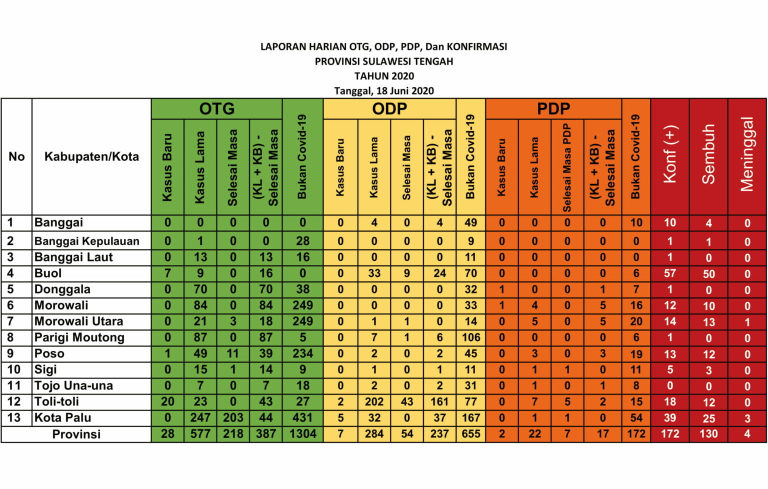
#> input picture Codes/CV_Tesseract/Text-Extraction/scripts_test_runs/source7.png, 1536 x 978 px (shown at 1/2 size)
$ python main.py
#> lines starting #> are read from the running program, lines starting #| are printed output that depends on the picture; after the words box and inside, x2 and y2 are one past the last pixel; in counts of white or black regions, pixels touching at a corner belong together
### Codes/CV_Tesseract/Text-Extraction/scripts_test_runs/ROI_selection.py

import sys
import math
import cv2 as cv
import numpy as np

def is_vertical(line):
    return line[0]==line[2]

def is_horizontal(line):
    return line[1]==line[3]

def overlapping_filter(lines, sorting_index):
    filtered_lines = []

    lines = sorted(lines, key=lambda lines: lines[sorting_index])

    for i in range(len(lines)):
            l_curr = lines[i]
            if(i>0):
                l_prev = lines[i-1]
                if ( (l_curr[sorting_index] - l_prev[sorting_index]) > 5):
                    filtered_lines.append(l_curr)
            else:
                filtered_lines.append(l_curr)

    return filtered_lines

def detect_lines(image, title='default', rho = 1, theta = np.pi/180, threshold = 50, minLinLength = 290, maxLineGap = 6, display = False, write = False):
    # Check if image is loaded fine
    gray = cv.cvtColor(image, cv.COLOR_BGR2GRAY)

    if gray is None:
        print ('Error opening image!')
        return -1

    dst = cv.Canny(gray, 50, 150, None, 3)

    # Copy edges to the images that will display the results in BGR
    cImage = np.copy(image)

    #linesP = cv.HoughLinesP(dst, 1 , np.pi / 180, 50, None, 290, 6)
    linesP = cv.HoughLinesP(dst, rho , theta, threshold, None, minLinLength, maxLineGap)

    horizontal_lines = []
    vertical_lines = []

    if linesP is not None:
        #for i in range(40, nb_lines):
        for i in range(0, len(linesP)):
            l = linesP[i][0]

            if (is_vertical(l)):
                vertical_lines.append(l)

            elif (is_horizontal(l)):
                horizontal_lines.append(l)

        horizontal_lines = overlapping_filter(horizontal_lines, 1)
        vertical_lines = overlapping_filter(vertical_lines, 0)

    if (display):
        for i, line in enumerate(horizontal_lines):
            cv.line(cImage, (line[0], line[1]), (line[2], line[3]), (0,255,0), 3, cv.LINE_AA)

            cv.putText(cImage, str(i) + "h", (line[0] + 5, line[1]), cv.FONT_HERSHEY_SIMPLEX,
                       0.5, (0, 0, 0), 1, cv.LINE_AA)

        for i, line in enumerate(vertical_lines):
            cv.line(cImage, (line[0], line[1]), (line[2], line[3]), (0,0,255), 3, cv.LINE_AA)
            cv.putText(cImage, str(i) + "v", (line[0], line[1] + 5), cv.FONT_HERSHEY_SIMPLEX,
                       0.5, (0, 0, 0), 1, cv.LINE_AA)

        cv.imshow("Source", cImage)
        #cv.imshow("Canny", cdstP)
        cv.waitKey(0)
        cv.destroyAllWindows()

    if (write):
        cv.imwrite(f'{title}.png', cImage)

    return (horizontal_lines, vertical_lines)

# def get_cropped_image(image, x, y, w, h):
#     cropped_image = image[ y:y+h , x:x+w ]
#     return cropped_image

def get_ROI(image, horizontal, vertical, left_line_index, right_line_index, top_line_index, bottom_line_index, offset=4):
    x1 = vertical[left_line_index][2] + offset
    y1 = horizontal[top_line_index][3] + offset
    x2 = vertical[right_line_index][2] - offset
    y2 = horizontal[bottom_line_index][3] - offset

    w = x2 - x1
    h = y2 - y1

    cropped_image = image[ y1:y1+h , x1:x1+w ] # get_cropped_image(image, x1, y1, w, h)
    # cv.imshow('crop', cropped_image)
    # cv.waitKey(0)
    return cropped_image, (x1, y1, w, h)

# [14 lines of commented-out code are left out]

### Codes/CV_Tesseract/Text-Extraction/scripts_test_runs/preprocessing.py
import pytesseract
pytesseract.pytesseract.tesseract_cmd = r"C:/Program Files/Tesseract-OCR/tesseract.exe"

import cv2 as cv
from ROI_selection import detect_lines, get_ROI
import numpy as np

def get_grayscale(image):
    return cv.cvtColor(image, cv.COLOR_BGR2GRAY)

def get_binary(image):
    (thresh, blackAndWhiteImage) = cv.threshold(image, 100, 255, cv.THRESH_BINARY)
    return blackAndWhiteImage

def invert_area(image, x, y, w, h, display=False):
    ones = np.copy(image)
    ones = 1

    image[ y:y+h , x:x+w ] = ones*255 - image[ y:y+h , x:x+w ]

    if (display):
        cv.imshow("inverted", image)
        cv.waitKey(0)
        cv.destroyAllWindows()
    return image

def detect(cropped_frame, is_number = False):
    if (is_number):
        text = pytesseract.image_to_string(cropped_frame,
                                           config ='-c tessedit_char_whitelist=0123456789 --psm 10 --oem 2')
    else:
        text = pytesseract.image_to_string(cropped_frame, config='--psm 10')

    return text

# [12 lines left out: functions draw_text, erode, not called in this run]

### Codes/CV_Tesseract/Text-Extraction/scripts_test_runs/main.py
from preprocessing import get_grayscale, get_binary, invert_area, draw_text, detect
from ROI_selection import detect_lines, get_ROI
import cv2 as cv

def main(display = False, print_text = False, write = False):
#> called with display = False, print_text = False, write = False
    filename = 'source7.png'

    src = cv.imread(filename)
#> src is the input picture: shape (978, 1536, 3); mean B, G, R 135, 171.9, 200.8
    # src = cv.imread(cv.samples.findFile(filename))

    horizontal, vertical = detect_lines(src, minLinLength=350, display=True, write = True)
#> in detect_lines, `gray = cv.cvtColor(image, cv.COLOR_BGR2GRAY)`:
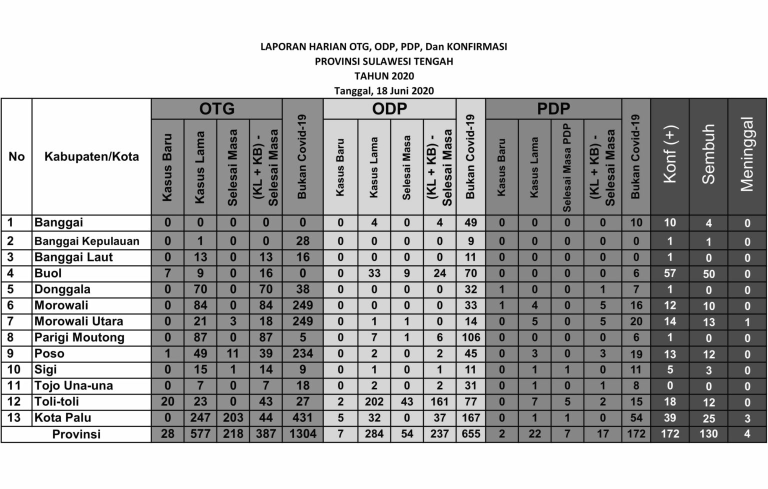
#> gray: shape (978, 1536) (shown at 1/2 size); min 0, max 255, mean 176.4
#> in detect_lines, `dst = cv.Canny(gray, 50, 150, None, 3)`:
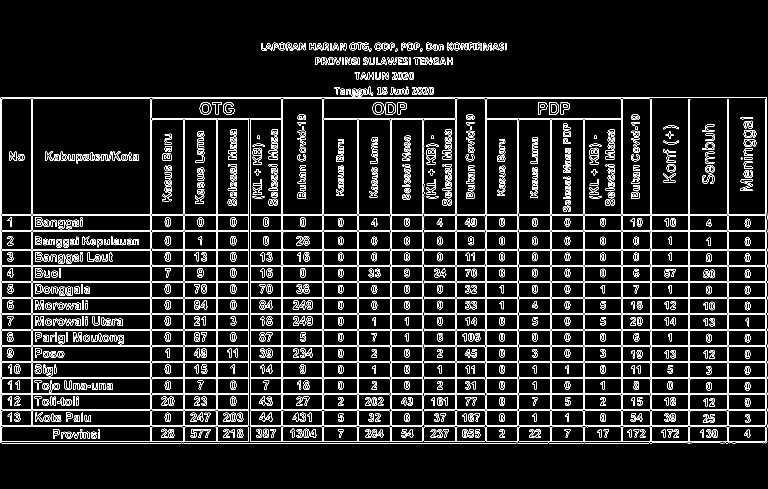
#> dst: shape (978, 1536) (shown at 1/2 size); 8.8% white in thin lines or dots, all inside (x1, y1, x2, y2) = (1, 85, 1535, 887)
#> in detect_lines, `linesP = cv.HoughLinesP(dst, rho , theta, threshold, None, minLinLengt..`: linesP = 73 rows, first 6: [1, 819, 1534, 819], [1, 629, 1534, 629], [1, 661, 1534, 661], [1, 498, 1534, 498], [1, 789, 1534, 789], [1, 597, 1534, 597]
#> the loop in detect_lines, `for i in range(0, len(linesP)):` made 73 passes
#> l on passes 1 to 12: [1, 819, 1534, 819], [1, 629, 1534, 629], [1, 661, 1534, 661], [1, 498, 1534, 498], [1, 789, 1534, 789], [1, 597, 1534, 597], [1, 195, 1533, 195], [1, 821, 1534, 821], [1, 725, 1534, 725], [1, 883, 1534, 883], [1, 500, 1534, 500], [1, 757, 1534, 757]
#> after the loop in detect_lines, `for i in range(0, len(linesP)):`: horizontal_lines = 32 items, first 6: [1, 819, 1534, 819], [1, 629, 1534, 629], [1, 661, 1534, 661], [1, 498, 1534, 498], [1, 789, 1534, 789], [1, 597, 1534, 597]; vertical_lines = 41 items, first 6: [911, 881, 911, 199], [1456, 784, 1456, 198], [645, 882, 645, 199], [1300, 882, 1300, 199], [1168, 885, 1168, 241], [782, 882, 782, 240]
#> in overlapping_filter, `lines = sorted(lines, key=lambda lines: lines[sorting_index])`: lines = 32 items, first 6: [1, 195, 1533, 195], [1, 197, 1298, 197], [1, 431, 1534, 431], [1, 461, 1533, 461], [1, 463, 1534, 463], [1, 498, 1534, 498]
#> the loop in overlapping_filter, `for i in range(len(lines)):` made 32 passes
#> (l_curr, l_prev) on passes 2 to 13: ([1, 197, 1298, 197], [1, 195, 1533, 195]), ([1, 431, 1534, 431], [1, 197, 1298, 197]), ([1, 461, 1533, 461], [1, 431, 1534, 431]), ([1, 463, 1534, 463], [1, 461, 1533, 461]), ([1, 498, 1534, 498], [1, 463, 1534, 463]), ([1, 500, 1534, 500], [1, 498, 1534, 498]), ([1, 530, 1534, 530], [1, 500, 1534, 500]), ([1, 532, 1534, 532], [1, 530, 1534, 530]), ([1, 562, 1534, 562], [1, 532, 1534, 532]), ([1171, 564, 1534, 564], [1, 562, 1534, 562]), ([5, 564, 364, 564], [1171, 564, 1534, 564]), ([1, 594, 1534, 594], [5, 564, 364, 564])
#> after the loop in overlapping_filter, `for i in range(len(lines)):`: filtered_lines = 16 items, first 6: [1, 195, 1533, 195], [1, 431, 1534, 431], [1, 461, 1533, 461], [1, 498, 1534, 498], [1, 530, 1534, 530], [1, 562, 1534, 562]
#> in detect_lines, `horizontal_lines = overlapping_filter(horizontal_lines, 1)`: horizontal_lines has the same summary as filtered_lines in overlapping_filter
#> the loop in overlapping_filter (call 2), `for i in range(len(lines)):` made 41 passes
#> (l_curr, l_prev) on passes 2 to 13: ([3, 882, 3, 198], [1, 885, 1, 196]), ([62, 850, 62, 198], [3, 882, 3, 198]), ([65, 850, 65, 198], [62, 850, 62, 198]), ([301, 882, 301, 198], [65, 850, 65, 198]), ([303, 882, 303, 199], [301, 882, 301, 198]), ([366, 882, 366, 240], [303, 882, 303, 199]), ([369, 882, 369, 240], [366, 882, 366, 240]), ([432, 882, 432, 240], [369, 882, 369, 240]), ([434, 882, 434, 240], [432, 882, 432, 240]), ([497, 882, 497, 240], [434, 882, 434, 240]), ([500, 882, 500, 240], [497, 882, 497, 240]), ([563, 882, 563, 198], [500, 882, 500, 240])
#> l_curr on pass 1: [1, 885, 1, 196]
#> in detect_lines, `vertical_lines = overlapping_filter(vertical_lines, 0)`: vertical_lines = 21 items, first 6: [1, 885, 1, 196], [62, 850, 62, 198], [301, 882, 301, 198], [366, 882, 366, 240], [432, 882, 432, 240], [497, 882, 497, 240]
#> the loop in detect_lines, `for i, line in enumerate(horizontal_lines):` made 16 passes
#> line on passes 1 to 12: [1, 195, 1533, 195], [1, 431, 1534, 431], [1, 461, 1533, 461], [1, 498, 1534, 498], [1, 530, 1534, 530], [1, 562, 1534, 562], [1, 594, 1534, 594], [1, 626, 1534, 626], [1, 658, 1534, 658], [1, 691, 1534, 691], [1, 723, 1534, 723], [1, 755, 1534, 755]
#> after the loop in detect_lines, `for i, line in enumerate(horizontal_lines):`:
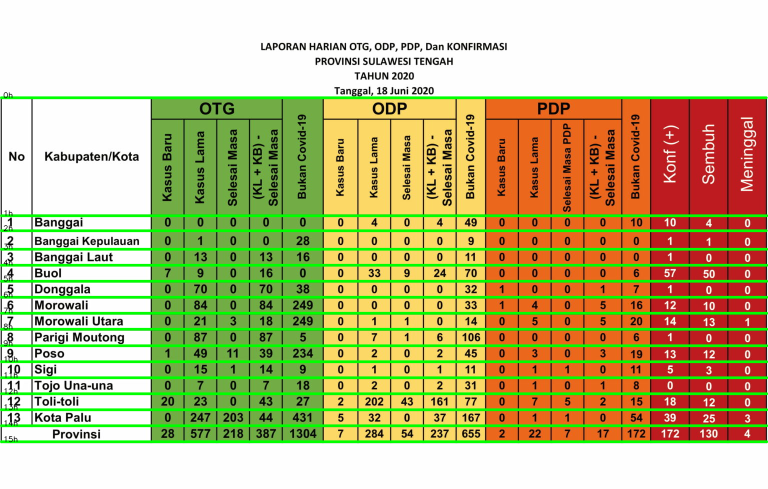
#> cImage: shape (978, 1536, 3) (shown at 1/2 size); 11.56% of pixels changed, all inside (x1, y1, x2, y2) = (0, 183, 1536, 887)
#> the loop in detect_lines, `for i, line in enumerate(vertical_lines):` made 21 passes
#> line on passes 1 to 12: [1, 885, 1, 196], [62, 850, 62, 198], [301, 882, 301, 198], [366, 882, 366, 240], [432, 882, 432, 240], [497, 882, 497, 240], [563, 882, 563, 198], [645, 882, 645, 199], [714, 882, 714, 240], [780, 882, 780, 241], [845, 882, 845, 240], [911, 881, 911, 199]
#> after the loop in detect_lines, `for i, line in enumerate(vertical_lines):`:
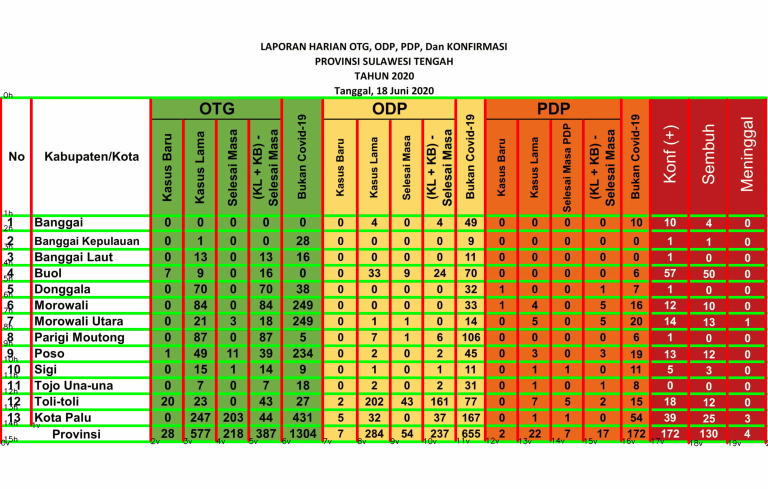
#> cImage: shape (978, 1536, 3) (shown at 1/2 size); 6.63% of pixels changed, all inside (x1, y1, x2, y2) = (0, 194, 1536, 893)
#> horizontal has the same summary as filtered_lines in overlapping_filter; vertical has the same summary as vertical_lines in detect_lines
    print(horizontal, '\n', len(horizontal))
#> (printed output is left out)
    print(vertical, '\n' ,len(vertical))
#> (printed output is left out)

    ## invert area
    left_line_index = 17
    right_line_index = 20
    top_line_index = 0
    bottom_line_index = -1

    cropped_image, (x, y, w, h) = get_ROI(src, horizontal, vertical, left_line_index,
                         right_line_index, top_line_index, bottom_line_index)
#> in get_ROI, `x1 = vertical[left_line_index][2] + offset`: x1 = 1304
#> in get_ROI, `y1 = horizontal[top_line_index][3] + offset`: y1 = 199
#> in get_ROI, `x2 = vertical[right_line_index][2] - offset`: x2 = 1527
#> in get_ROI, `y2 = horizontal[bottom_line_index][3] - offset`: y2 = 879
#> in get_ROI, `w = x2 - x1`: w = 223
#> in get_ROI, `h = y2 - y1`: h = 680
#> in get_ROI, `cropped_image = image[ y1:y1+h , x1:x1+w ]`:
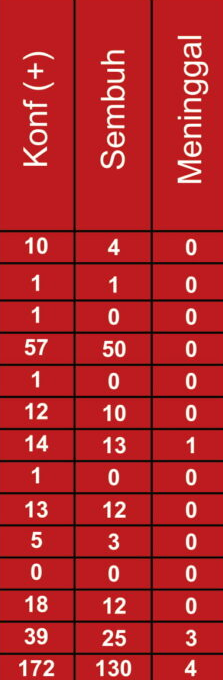
#> cropped_image: shape (680, 223, 3); mean B, G, R 41.6, 38.3, 180.3
#> x = 1304; y = 199; w = 223; h = 680

    cv.imshow('cropped image', cropped_image)
    print(x,y,w,h)
#| 1304 199 223 680
    # cv.imwrite('cropped.png', cropped_image)
    gray = get_grayscale(src)
    bw = get_binary(gray)
#> in get_binary, `(thresh, blackAndWhiteImage) = cv.threshold(image, 100, 255, cv.THRESH..`: blackAndWhiteImage: shape (978, 1536); 79.9% white; 793 black regions (36 under 20 px), largest, box (x1, y1, x2, y2) and area: (1, 196, 1534, 886) 226488, (1098, 205, 1118, 229) 311, (446, 205, 468, 230) 309
    cv.imshow("bw", bw)
    cv.imwrite("bw.png", bw)
    bw = invert_area(bw, x, y, w, h, display=True)
#> in invert_area, `image[ y:y+h , x:x+w ] = ones*255 - image[ y:y+h , x:x+w ]`:
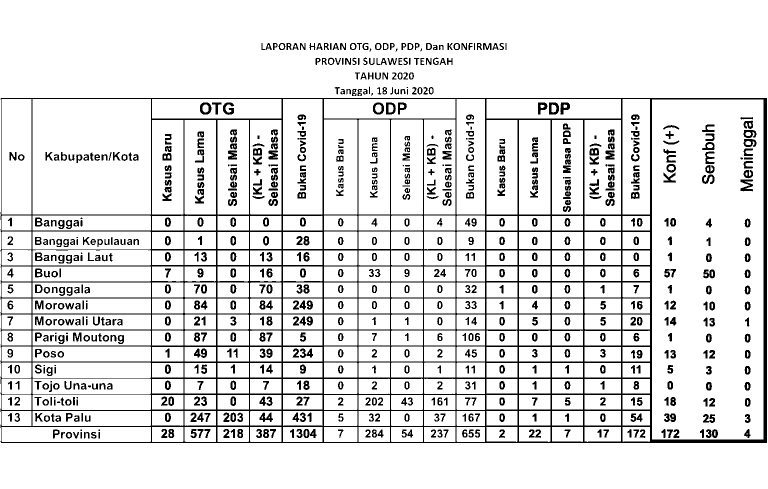
#> image: shape (978, 1536) (shown at 1/2 size); 88.5% white; 841 black regions (31 under 20 px), largest, box (x1, y1, x2, y2) and area: (1, 196, 1534, 886) 87071, (1481, 359, 1506, 383) 352, (1098, 205, 1118, 229) 311
    cv.imwrite("bw_inver.png", bw)
    #bw = erode(bw, kernel_size=2)

    cv.waitKey(0)

    ## set keywords
    keywords = ['no', 'kabupaten', 'kb_otg', 'kl_otg', 'sm_otg', 'ks_otg', 'not_cvd_otg',
            'kb_odp', 'kl_odp', 'sm_odp', 'ks_odp', 'not_cvd_odp',
            'kb_pdp', 'kl_pdp', 'sm_pdp', 'ks_pdp', 'not_cvd_pdp',
            'positif', 'sembuh', 'meninggal']

    dict_kabupaten = {}
    for keyword in keywords:
        dict_kabupaten[keyword] = []

    ## set counter for image indexing
    counter = 0

    ## set line index
    first_line_index = 1
    last_line_index = 14

    ## read text
    print("Text detection started. Please Wait...")
    for i in range(first_line_index, last_line_index):
        for j, keyword in enumerate(keywords):
            counter += 1

            # progress = counter/((last_line_index-first_line_index)*len(keywords)) * 100
            # percentage = "%.2f" % progress
            # print("Progress: " + percentage + "%")

            left_line_index = j
            right_line_index = j+1
            top_line_index = i
            bottom_line_index = i+1

            cropped_image, (x,y,w,h) = get_ROI(bw, horizontal, vertical, left_line_index,
                         right_line_index, top_line_index, bottom_line_index)

            if (keywords[j]=='kabupaten'):
                text = detect(cropped_image)
                dict_kabupaten[keyword].append(text)

                if (print_text):
                    print("Not number" + ", Row: ", str(i), ", Keyword: " + keyword + ", Text: ", text)
            else:
                text = detect(cropped_image, is_number=True)
                dict_kabupaten[keyword].append(text)

                if (print_text):
                    print("Is number" + ", Row: ", str(i), ", Keyword: " + keyword + ", Text: ", text)

            if (display or write):
                    image_with_text = draw_text(src, x, y, w, h, text)

            if (display):
                cv.imshow("detect", image_with_text)
                cv.waitKey(0)
                cv.destroyAllWindows()

            if (write):
                cv.imwrite("../Images/"+ str(counter) + ".png", image_with_text)
#> this loop made 1 pass
#> pass 1, in get_ROI (call 2), `cropped_image = image[ y1:y1+h , x1:x1+w ]`:
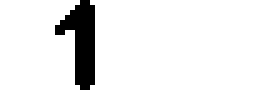
#> cropped_image: shape (22, 53) (shown 5 times larger); 93.1% white; 1 black region, box (x1, y1, x2, y2) and area: (11, 0, 19, 18) 80
#> after the loop, counter = 1


    print(dict_kabupaten)

    import pandas as pd
    df = pd.DataFrame.from_dict(dict_kabupaten)
    new_df = df.replace('\n','', regex=True)

    print(new_df)

    new_df.to_csv('tester.csv', index=False)

    return 0

if __name__ == "__main__":
    import time
    st = time.time()
    main()
#> (the call stopped at in detect, `text = pytesseract.image_to_string(cropped_frame, config ='-c tessedit..`: pytesseract is not available in this run)
    print(time.time() - st)
